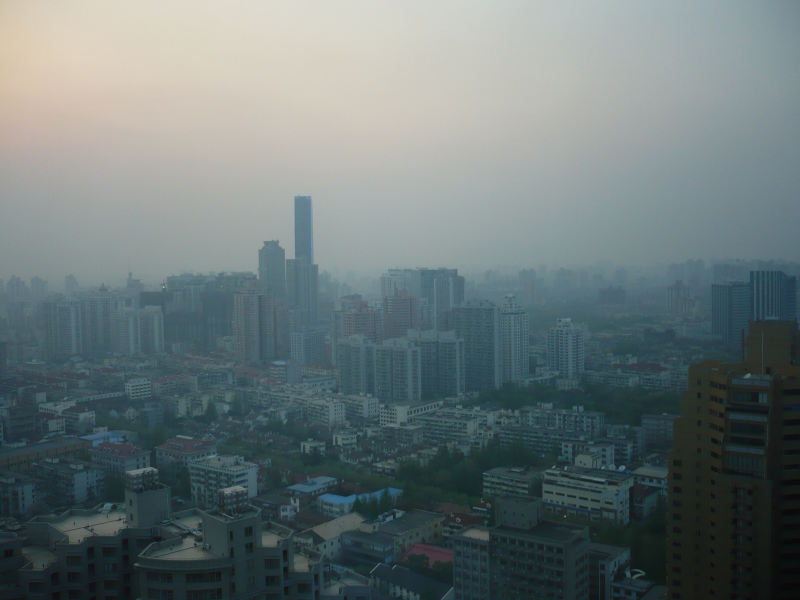
%> input picture shanghai/shanghai02.jpg, 1600 x 1200 px (shown at 1/2 size)
$ octave test.m   (GNU Octave 9; MATLAB toolbox functions it lacks are replaced by stand-ins)
%> lines starting %> are read from the running program, lines starting %| are printed output that depends on the picture
clear all;
close all;
clc;

run('C:\Users\Dilin\Documents\MATLAB\vlfeat-0.9.20\toolbox\vl_setup');
%> (this line was passed over: vl_setup is not available in this run)

I1 = imread('C:\Users\Dilin\Documents\MATLAB\machine vision\project2\shanghai\shanghai02.jpg');
%> I1 is the input picture: size 1200x1600x3 uint8; mean R, G, B 105.2, 117.7, 118.3
I1g = single(rgb2gray(I1));
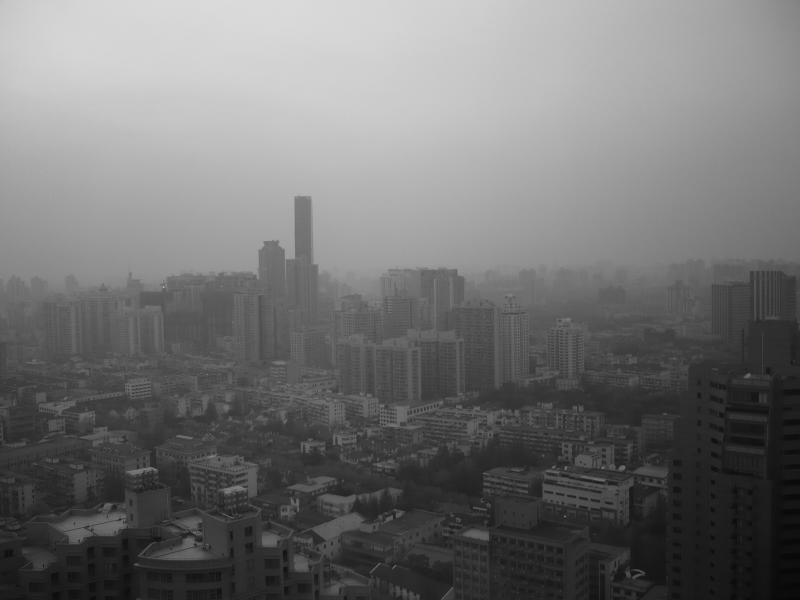
%> I1g: size 1200x1600 single (shown at 1/2 size); min 5, max 248, mean 114
I2 = imread('C:\Users\Dilin\Documents\MATLAB\machine vision\project2\shanghai\shanghai03.jpg');
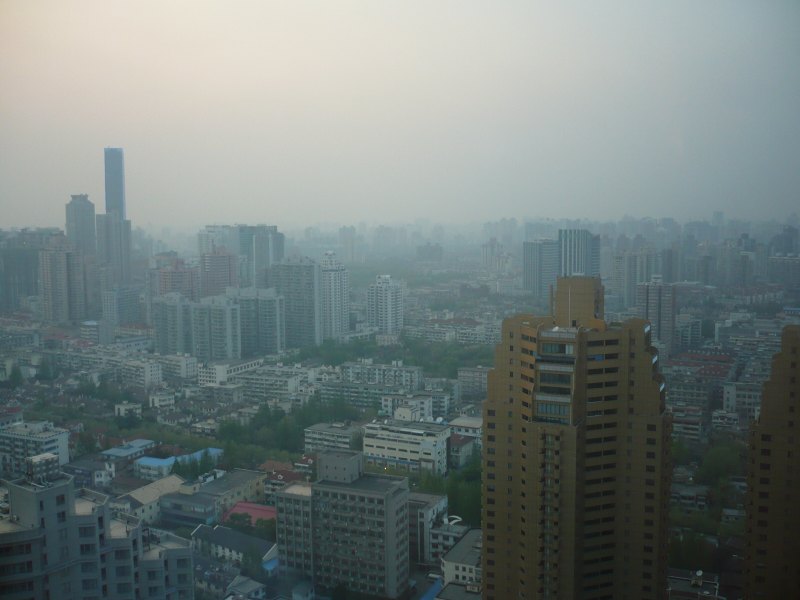
%> input picture shanghai/shanghai03.jpg, 1600 x 1200 px (shown at 1/2 size)
%> I2 is the input picture: size 1200x1600x3 uint8; mean R, G, B 113.4, 124.6, 122.8
I2g = single(rgb2gray(I2));

%> (the run ends here)
